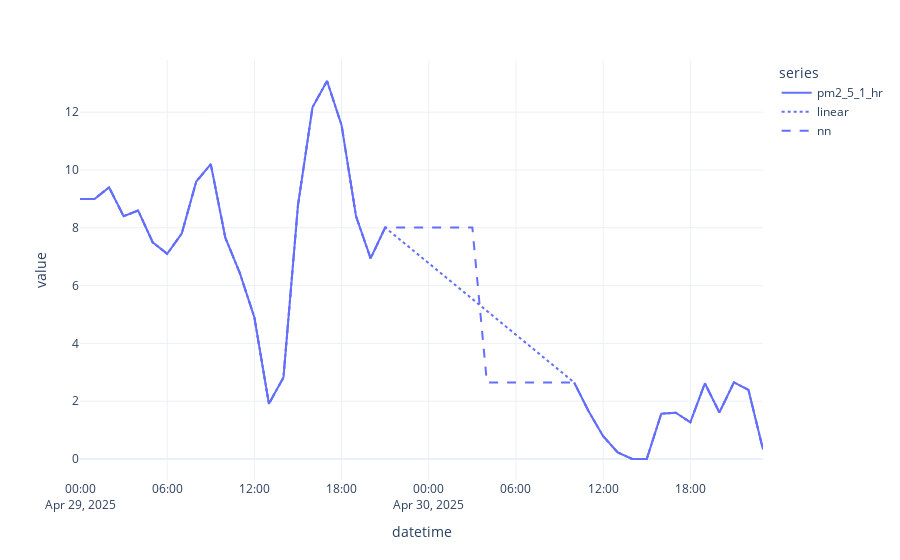

Notebook code cell kept with this figure:
### Code cell
df_ = df.copy()
df_['linear'] = df_['pm2_5_1_hr'].interpolate(method='linear') # linear interpolation
df_['nn'] = df_['pm2_5_1_hr'].interpolate(method='nearest') # nearest enighbour interpolation

plot_df = pd.melt(df_.reset_index(),id_vars='datetime',var_name='series')
px.line(plot_df,x='datetime',y='value',line_dash='series')
